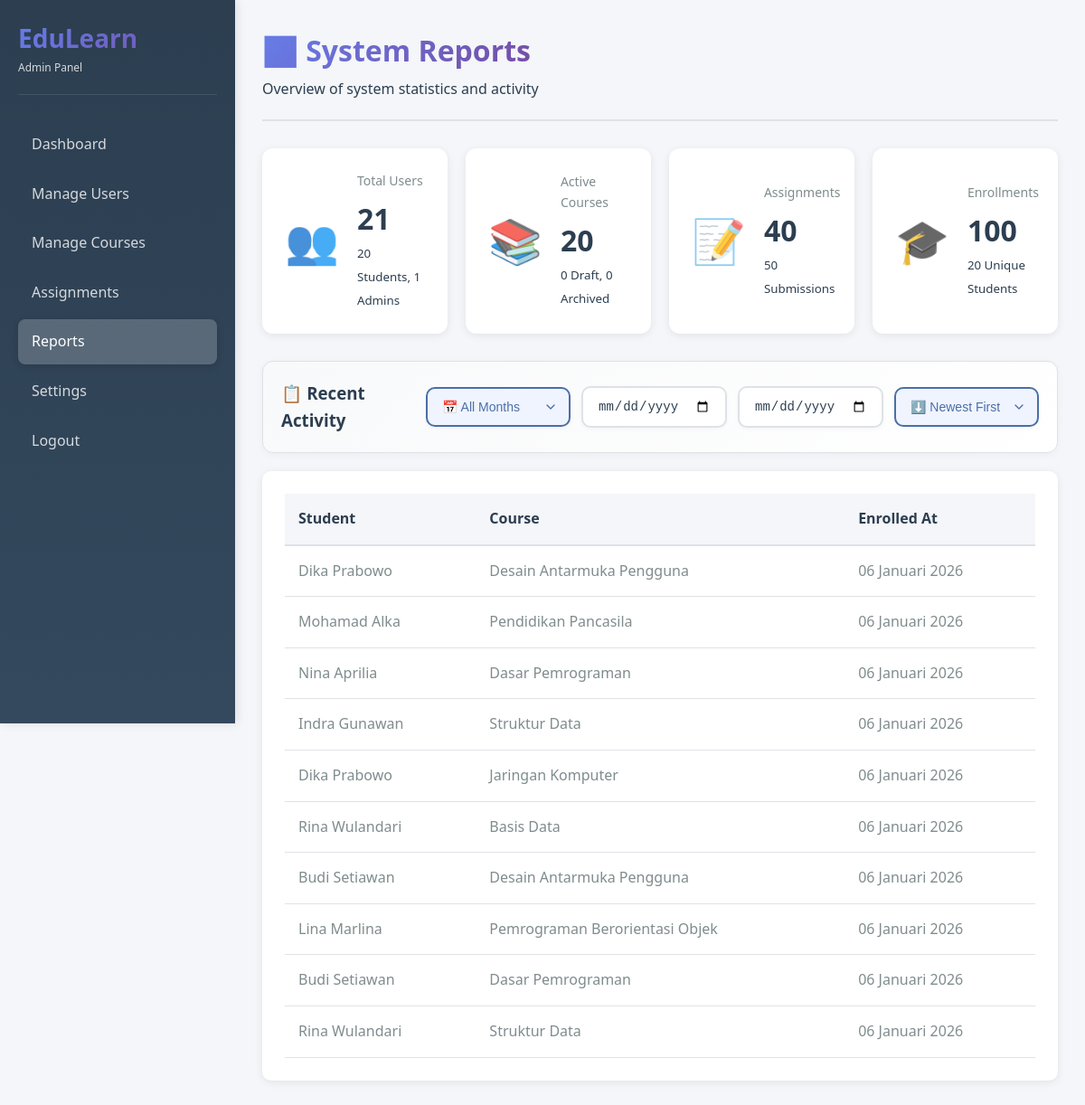
Screenshot of /admin/reports.php (signed in) with the database file from the repository.
### tables this page shows
CREATE TABLE enrollments (
    enrollment_id INT AUTO_INCREMENT PRIMARY KEY,
    user_id INT NOT NULL,
    mk_id INT NOT NULL,
    tahun_ajaran VARCHAR(20) NOT NULL,
    progress DECIMAL(5,2) DEFAULT 0.00,
    enrolled_at TIMESTAMP DEFAULT CURRENT_TIMESTAMP,
    FOREIGN KEY (user_id) REFERENCES users(user_id) ON DELETE CASCADE,
    FOREIGN KEY (mk_id) REFERENCES mata_kuliah(mk_id) ON DELETE CASCADE,
    UNIQUE KEY unique_enrollment (user_id, mk_id, tahun_ajaran),
    INDEX idx_user (user_id),
    INDEX idx_mk (mk_id)
);

CREATE TABLE users (
    user_id INT AUTO_INCREMENT PRIMARY KEY,
    nama VARCHAR(100) NOT NULL,
    nim VARCHAR(20) UNIQUE,
    email VARCHAR(100) UNIQUE NOT NULL,
    password VARCHAR(255) NOT NULL,
    role ENUM('mahasiswa', 'admin') DEFAULT 'mahasiswa',
    foto_profile VARCHAR(255) DEFAULT NULL,
    created_at TIMESTAMP DEFAULT CURRENT_TIMESTAMP,
    updated_at TIMESTAMP DEFAULT CURRENT_TIMESTAMP ON UPDATE CURRENT_TIMESTAMP,
    INDEX idx_email (email),
    INDEX idx_role (role)
);

CREATE TABLE mata_kuliah (
    mk_id INT AUTO_INCREMENT PRIMARY KEY,
    kode_mk VARCHAR(20) UNIQUE NOT NULL,
    nama_mk VARCHAR(100) NOT NULL,
    deskripsi TEXT,
    sks INT NOT NULL,
    semester INT NOT NULL,
    dosen_id INT,
    status ENUM('aktif', 'draft', 'arsip') DEFAULT 'aktif',
    created_at TIMESTAMP DEFAULT CURRENT_TIMESTAMP,
    updated_at TIMESTAMP DEFAULT CURRENT_TIMESTAMP ON UPDATE CURRENT_TIMESTAMP,
    FOREIGN KEY (dosen_id) REFERENCES dosen(dosen_id) ON DELETE SET NULL,
    INDEX idx_semester (semester),
    INDEX idx_status (status)
);

### includes/functions.php (called while the page is built, shortened)
<?php
function escape_html($string) {
    return htmlspecialchars($string, ENT_QUOTES, 'UTF-8');
}
function format_date($date, $withTime = false) {
    $timestamp = strtotime($date);
    $months = [
        1 => 'Januari', 'Februari', 'Maret', 'April', 'Mei', 'Juni',
        'Juli', 'Agustus', 'September', 'Oktober', 'November', 'Desember'
    ];
    $day = date('d', $timestamp);
    $month = $months[(int)date('n', $timestamp)];
    $year = date('Y', $timestamp);
    $formatted = "$day $month $year";
    return $formatted;
}

### admin/reports.php (the view, shortened to what this page needs)
<?php
require_once '../includes/functions.php';
$db = getDB();
$sortOrder = isset($_GET['sort']) && in_array($_GET['sort'], ['asc', 'desc']) ? $_GET['sort'] : 'desc';
$dateFrom = isset($_GET['date_from']) ? sanitize_input($_GET['date_from']) : '';
$dateTo = isset($_GET['date_to']) ? sanitize_input($_GET['date_to']) : '';
$stats = [];
$stmt = $db->query("
    SELECT role, COUNT(*) as count
    FROM users
    GROUP BY role
");
$stats['users_by_role'] = $stmt->fetchAll(PDO::FETCH_KEY_PAIR);
$stmt = $db->query("
    SELECT status, COUNT(*) as count
    FROM mata_kuliah
    GROUP BY status
");
$stats['courses_by_status'] = $stmt->fetchAll(PDO::FETCH_KEY_PAIR);
$stmt = $db->query("
    SELECT
        COUNT(DISTINCT t.tugas_id) as total_assignments,
        COUNT(DISTINCT s.submission_id) as total_submissions,
        COUNT(DISTINCT s.user_id) as students_submitted
    FROM tugas t
    LEFT JOIN submissions s ON t.tugas_id = s.tugas_id
");
$stats['assignments'] = $stmt->fetch();
$stmt = $db->query("
    SELECT
        COUNT(*) as total_enrollments,
        COUNT(DISTINCT user_id) as unique_students,
        COUNT(DISTINCT mk_id) as courses_with_students
    FROM enrollments
");
$stats['enrollments'] = $stmt->fetch();
$activitySql = "
    SELECT u.nama, mk.nama_mk, e.enrolled_at
    FROM enrollments e
    INNER JOIN users u ON e.user_id = u.user_id
    INNER JOIN mata_kuliah mk ON e.mk_id = mk.mk_id
    WHERE 1=1
";
$activityParams = [];
$activitySql .= " ORDER BY e.enrolled_at " . strtoupper($sortOrder) . " LIMIT 10";
$stmt = $db->prepare($activitySql);
$stmt->execute($activityParams);
$recent_activity = $stmt->fetchAll();
?>
<!DOCTYPE html>
<html lang="id">
<head>
    <link rel="stylesheet" href="../assets/css/base.css">
    <link rel="stylesheet" href="../assets/css/adminindex.css">
</head>
<body>
<div class="app-container">
    <aside class="sidebar admin-sidebar">
        <div class="sidebar-header">
            <h1>EduLearn</h1>
            <p style="font-size: 12px; opacity: 0.8;">Admin Panel</p>
        </div>
        <ul class="sidebar-nav">
            <li><a href="dashboard.php">Dashboard</a></li>
            <li><a href="users.php">Manage Users</a></li>
            <li><a href="courses.php">Manage Courses</a></li>
            <li><a href="assignments.php">Assignments</a></li>
            <li class="active"><a href="reports.php">Reports</a></li>
            <li><a href="settings.php">Settings</a></li>
            <li><a href="../auth/logout.php">Logout</a></li>
        </ul>
    </aside>
    <main class="main-content">
        <div class="admin-header">
            <div class="admin-title">
                <h1>📊 System Reports</h1>
                <p>Overview of system statistics and activity</p>
            </div>
        </div>
        <div class="stats-grid">
            <div class="stat-card">
                <div class="stat-icon">👥</div>
                <div class="stat-content">
                    <h3>Total Users</h3>
                    <div class="stat-value"><?= array_sum($stats['users_by_role']) ?></div>
                    <small><?= $stats['users_by_role']['mahasiswa'] ?? 0 ?> Students, <?= $stats['users_by_role']['admin'] ?? 0 ?> Admins</small>
                </div>
            </div>
            <div class="stat-card">
                <div class="stat-icon">📚</div>
                <div class="stat-content">
                    <h3>Active Courses</h3>
                    <div class="stat-value"><?= $stats['courses_by_status']['aktif'] ?? 0 ?></div>
                    <small><?= $stats['courses_by_status']['draft'] ?? 0 ?> Draft, <?= $stats['courses_by_status']['arsip'] ?? 0 ?> Archived</small>
                </div>
            </div>
            <div class="stat-card">
                <div class="stat-icon">📝</div>
                <div class="stat-content">
                    <h3>Assignments</h3>
                    <div class="stat-value"><?= $stats['assignments']['total_assignments'] ?></div>
                    <small><?= $stats['assignments']['total_submissions'] ?> Submissions</small>
                </div>
            </div>
            <div class="stat-card">
                <div class="stat-icon">🎓</div>
                <div class="stat-content">
                    <h3>Enrollments</h3>
                    <div class="stat-value"><?= $stats['enrollments']['total_enrollments'] ?></div>
                    <small><?= $stats['enrollments']['unique_students'] ?> Unique Students</small>
                </div>
            </div>
        </div>
        <div class="admin-search-filter" style="margin: 30px 0 20px 0;">
            <div style="flex: 1;">
                <h3 style="margin: 0; color: var(--text-primary);">📋 Recent Activity</h3>
            </div>
            <div class="filter-options">
                <select class="admin-filter-select" onchange="this.form.submit()" form="filterForm">
                    <option value="">📅 All Months</option>
                </select>
                <input type="date" name="date_from" value="<?= escape_html($dateFrom) ?>"
                       class="admin-date-input" placeholder="From Date"
                       onchange="document.getElementById('filterForm').submit()">
                <input type="date" name="date_to" value="<?= escape_html($dateTo) ?>"
                       class="admin-date-input" placeholder="To Date"
                       onchange="document.getElementById('filterForm').submit()">
                <select class="admin-filter-select" onchange="this.form.submit()" form="filterForm">
                    <option value="desc" <?= $sortOrder === 'desc' ? 'selected' : '' ?>>⬇️ Newest First</option>
                </select>
            </div>
        </div>
        <div class="admin-table-container">
            <table class="admin-table">
                <thead>
                    <tr>
                        <th>Student</th>
                        <th>Course</th>
                        <th>Enrolled At</th>
                    </tr>
                </thead>
                <tbody>
                    <?php foreach ($recent_activity as $activity): ?>
                    <tr>
                        <td><?= escape_html($activity['nama']) ?></td>
                        <td><?= escape_html($activity['nama_mk']) ?></td>
                        <td><?= format_date($activity['enrolled_at']) ?></td>
                    </tr>
                    <?php endforeach; ?>
                </tbody>
            </table>
        </div>
    </main>
</div>
</body>
</html>

### assets/css/base.css (style rules this page uses)
:root { --primary-color: #3498db; --secondary-color: #2ecc71; --danger-color: #e74c3c; --warning-color: #f39c12; --dark-bg: #2c3e50; --body-bg: #f4f6f9; --card-bg: #ffffff; --border-color: #dee2e6; --text-primary: #2c3e50; --text-secondary: #7f8c8d; --primary-gradient: linear-gradient(135deg, #667eea 0%, #764ba2 100%); --shadow: 0 2px 10px rgba(0, 0, 0, 0.08); --shadow-hover: 0 5px 20px rgba(0, 0, 0, 0.12); --border-radius: 10px; --color-web: #3498db; --color-database: #2ecc71; --color-design: #e74c3c; --color-ai: #9b59b6; --color-pbo: #f39c12; --color-pancasila: #34495e; --color-dp: #1abc9c; }
* { margin: 0; padding: 0; box-sizing: border-box; }
body { font-family: 'Segoe UI', Tahoma, Geneva, Verdana, sans-serif; background-color: var(--body-bg); color: var(--text-primary); line-height: 1.6; }
.app-container { display: flex; min-height: 100vh; }
.sidebar { width: 260px; background: linear-gradient(180deg, #4A6FA5 0%, #6B93C5 100%); color: white; padding: 20px; position: fixed; height: 100vh; overflow-y: auto; box-shadow: 2px 0 10px rgba(0, 0, 0, 0.1); }
.sidebar-header { margin-bottom: 30px; padding-bottom: 20px; border-bottom: 1px solid rgba(255, 255, 255, 0.1); }
.sidebar-header h1 { font-size: 28px; font-weight: 700; background: linear-gradient(135deg, #667eea 0%, #764ba2 100%); -webkit-background-clip: text; -webkit-text-fill-color: transparent; background-clip: text; }
.sidebar-nav { list-style: none; }
.sidebar-nav li { margin-bottom: 5px; }
.sidebar-nav a { display: block; padding: 12px 15px; color: rgba(255, 255, 255, 0.8); text-decoration: none; border-radius: 8px; transition: all 0.3s ease; font-weight: 500; }
.sidebar-nav li.active a { background: rgba(255, 255, 255, 0.2); color: white; box-shadow: 0 2px 8px rgba(0, 0, 0, 0.15); }
.main-content { margin-left: 260px; flex: 1; padding: 30px; min-height: 100vh; }
.stats-grid { display: grid; grid-template-columns: repeat(auto-fit, minmax(200px, 1fr)); gap: 20px; margin-bottom: 30px; }
.stat-card { background: white; border-radius: 12px; padding: 25px; box-shadow: var(--shadow); display: flex; align-items: center; gap: 20px; transition: transform 0.3s ease; }
.stat-icon { font-size: 48px; opacity: 0.8; }
.stat-content h3 { font-size: 14px; color: var(--text-secondary); margin-bottom: 5px; font-weight: 500; }
.stat-value { font-size: 32px; font-weight: 700; color: var(--text-primary); }

### rows the page displays
enrollments: user.nama "Dika Prabowo", mk.nama_mk "Desain Antarmuka Pengguna", enrolled_at "06 Januari 2026"
enrollments: user.nama "Mohamad Alka", mk.nama_mk "Pendidikan Pancasila", enrolled_at "06 Januari 2026"
enrollments: user.nama "Nina Aprilia", mk.nama_mk "Dasar Pemrograman", enrolled_at "06 Januari 2026"
enrollments: user.nama "Indra Gunawan", mk.nama_mk "Struktur Data", enrolled_at "06 Januari 2026"
enrollments: user.nama "Dika Prabowo", mk.nama_mk "Jaringan Komputer", enrolled_at "06 Januari 2026"
enrollments: user.nama "Rina Wulandari", mk.nama_mk "Basis Data", enrolled_at "06 Januari 2026"
enrollments: user.nama "Budi Setiawan", mk.nama_mk "Desain Antarmuka Pengguna", enrolled_at "06 Januari 2026"
enrollments: user.nama "Lina Marlina", mk.nama_mk "Pemrograman Berorientasi Objek", enrolled_at "06 Januari 2026"
enrollments: user.nama "Budi Setiawan", mk.nama_mk "Dasar Pemrograman", enrolled_at "06 Januari 2026"
enrollments: user.nama "Rina Wulandari", mk.nama_mk "Struktur Data", enrolled_at "06 Januari 2026"

### other values shown
array_sum($stats['users_by_role']) "21"
$stats['users_by_role']['mahasiswa'] "20"
$stats['users_by_role']['admin'] "1"
$stats['courses_by_status']['aktif'] "20"
$stats['courses_by_status']['draft'] "0"
$stats['courses_by_status']['arsip'] "0"
$stats['assignments']['total_assignments'] "40"
$stats['assignments']['total_submissions'] "50"
$stats['enrollments']['total_enrollments'] "100"
$stats['enrollments']['unique_students'] "20"
